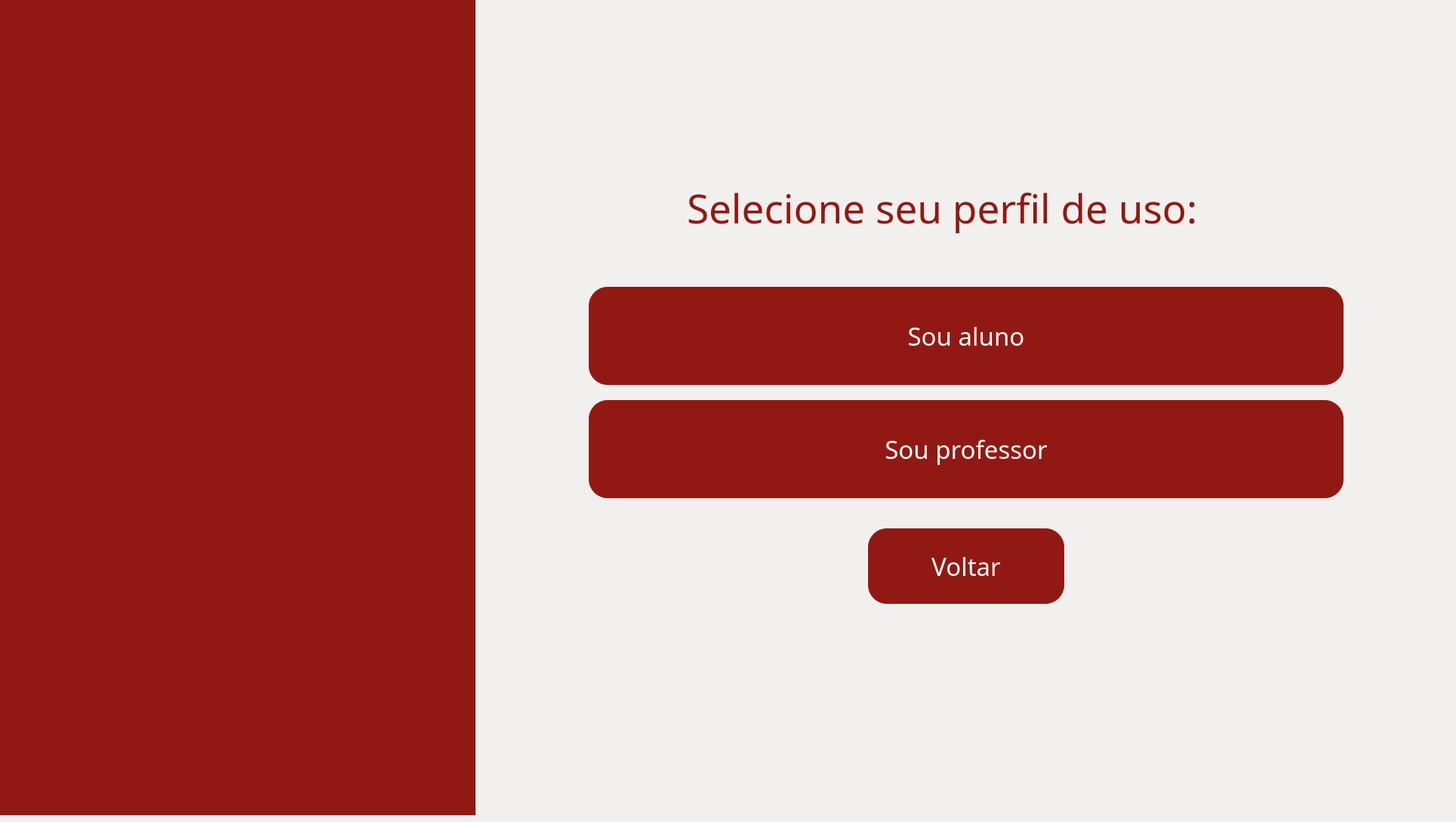
    <widget class="QWidget" name="pg_perfil">
     <widget class="QWidget" name="fundo_perfil" native="true">
      <property name="geometry">
       <rect>
        <x>0</x>
        <y>0</y>
        <width>1920</width>
        <height>1080</height>
       </rect>
      </property>
      <property name="styleSheet">
       <string notr="true">background-color: #F2F0EF;
</string>
      </property>
      <widget class="QWidget" name="widget_4" native="true">
       <property name="geometry">
        <rect>
         <x>0</x>
         <y>0</y>
         <width>630</width>
         <height>1080</height>
        </rect>
       </property>
       <property name="styleSheet">
        <string notr="true">background-color: #921913;</string>
       </property>
       <widget class="QLabel" name="img_fundo_perfil">
        <property name="geometry">
         <rect>
          <x>-60</x>
          <y>-60</y>
          <width>731</width>
          <height>1171</height>
         </rect>
        </property>
        <property name="text">
         <string/>
        </property>
        <property name="pixmap">
         <pixmap>../../assets/images/fundoetec.png</pixmap>
        </property>
        <property name="scaledContents">
         <bool>true</bool>
        </property>
       </widget>
      </widget>
      <widget class="QLabel" name="lbl_titulo_perfildeuso">
       <property name="geometry">
        <rect>
         <x>910</x>
         <y>240</y>
         <width>831</width>
         <height>71</height>
        </rect>
       </property>
       <property name="font">
        <font>
         <family>Arbutus Slab</family>
         <pointsize>40</pointsize>
        </font>
       </property>
       <property name="styleSheet">
        <string notr="true">color: #921913;</string>
       </property>
       <property name="text">
        <string>Selecione seu perfil de uso:</string>
       </property>
      </widget>
      <widget class="QPushButton" name="btn_voltarinicio">
       <property name="geometry">
        <rect>
         <x>1150</x>
         <y>700</y>
         <width>260</width>
         <height>100</height>
        </rect>
       </property>
       <property name="font">
        <font>
         <family>Arbutus Slab</family>
         <pointsize>25</pointsize>
        </font>
       </property>
       <property name="styleSheet">
        <string notr="true">QPushButton{
    background-color: #921913;
    border: none;
    border-radius: 25px;
    color: white;
}

QPushButton:hover{
    background-color: #7a1410;
}

QPushButton:pressed{
    background-color: #5a0f0c;
}</string>
       </property>
       <property name="text">
        <string>Voltar</string>
       </property>
      </widget>
      <widget class="QPushButton" name="btn_souprof">
       <property name="geometry">
        <rect>
         <x>780</x>
         <y>530</y>
         <width>1000</width>
         <height>130</height>
        </rect>
       </property>
       <property name="font">
        <font>
         <family>Arbutus Slab</family>
         <pointsize>25</pointsize>
        </font>
       </property>
       <property name="styleSheet">
        <string notr="true">QPushButton{
    background-color: #921913;
    border: none;
    border-radius: 25px;
    color: white;
}

QPushButton:hover{
    background-color: #7a1410;
}

QPushButton:pressed{
    background-color: #5a0f0c;
}</string>
       </property>
       <property name="text">
        <string>Sou professor</string>
       </property>
      </widget>
      <widget class="QPushButton" name="btn_soualuno">
       <property name="geometry">
        <rect>
         <x>780</x>
         <y>380</y>
         <width>1000</width>
         <height>130</height>
        </rect>
       </property>
       <property name="font">
        <font>
         <family>Arbutus Slab</family>
         <pointsize>25</pointsize>
        </font>
       </property>
       <property name="styleSheet">
        <string notr="true">QPushButton{
    background-color: #921913;
    border: none;
    border-radius: 25px;
    color: white;
}

QPushButton:hover{
    background-color: #7a1410;
}

QPushButton:pressed{
    background-color: #5a0f0c;
}</string>
       </property>
       <property name="text">
        <string>Sou aluno</string>
       </property>
      </widget>
      <widget class="QLabel" name="lbl_logo_etec_inicio_6">
       <property name="geometry">
        <rect>
         <x>1540</x>
         <y>900</y>
         <width>171</width>
         <height>181</height>
        </rect>
       </property>
       <property name="text">
        <string/>
       </property>
       <property name="pixmap">
        <pixmap>../../assets/images/logocps.png</pixmap>
       </property>
       <property name="scaledContents">
        <bool>true</bool>
       </property>
      </widget>
      <widget class="QLabel" name="lbl_logo_cps_inicio_6">
       <property name="geometry">
        <rect>
         <x>1690</x>
         <y>950</y>
         <width>201</width>
         <height>121</height>
        </rect>
       </property>
       <property name="text">
        <string/>
       </property>
       <property name="pixmap">
        <pixmap>../../assets/images/logoetec.png</pixmap>
       </property>
       <property name="scaledContents">
        <bool>true</bool>
       </property>
      </widget>
     </widget>
    </widget>
